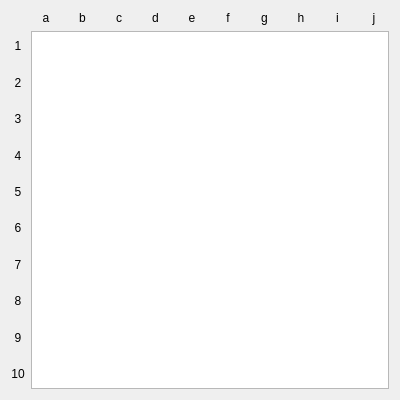
<?xml version="1.0" encoding="UTF-8"?>
<ui version="4.0">
 <class>Field</class>
 <widget class="QWidget" name="Field">
  <property name="geometry">
   <rect>
    <x>0</x>
    <y>0</y>
    <width>400</width>
    <height>400</height>
   </rect>
  </property>
  <property name="windowTitle">
   <string>Form</string>
  </property>
  <property name="locale">
   <locale language="English" country="UnitedStates"/>
  </property>
  <layout class="QGridLayout" name="gridLayout_2">
   <item row="0" column="0">
    <layout class="QGridLayout" name="gridLayout">
     <item row="0" column="1">
      <layout class="QHBoxLayout" name="horizontalLayout">
       <item>
        <widget class="QLabel" name="label_3">
         <property name="text">
          <string>a</string>
         </property>
         <property name="alignment">
          <set>Qt::AlignCenter</set>
         </property>
        </widget>
       </item>
       <item>
        <widget class="QLabel" name="label_4">
         <property name="text">
          <string>b</string>
         </property>
         <property name="alignment">
          <set>Qt::AlignCenter</set>
         </property>
        </widget>
       </item>
       <item>
        <widget class="QLabel" name="label_5">
         <property name="text">
          <string>c</string>
         </property>
         <property name="alignment">
          <set>Qt::AlignCenter</set>
         </property>
        </widget>
       </item>
       <item>
        <widget class="QLabel" name="label_9">
         <property name="text">
          <string>d</string>
         </property>
         <property name="alignment">
          <set>Qt::AlignCenter</set>
         </property>
        </widget>
       </item>
       <item>
        <widget class="QLabel" name="label_10">
         <property name="text">
          <string>e</string>
         </property>
         <property name="alignment">
          <set>Qt::AlignCenter</set>
         </property>
        </widget>
       </item>
       <item>
        <widget class="QLabel" name="label_7">
         <property name="text">
          <string>f</string>
         </property>
         <property name="alignment">
          <set>Qt::AlignCenter</set>
         </property>
        </widget>
       </item>
       <item>
        <widget class="QLabel" name="label_8">
         <property name="text">
          <string>g</string>
         </property>
         <property name="alignment">
          <set>Qt::AlignCenter</set>
         </property>
        </widget>
       </item>
       <item>
        <widget class="QLabel" name="label_6">
         <property name="text">
          <string>h</string>
         </property>
         <property name="alignment">
          <set>Qt::AlignCenter</set>
         </property>
        </widget>
       </item>
       <item>
        <widget class="QLabel" name="label">
         <property name="layoutDirection">
          <enum>Qt::LeftToRight</enum>
         </property>
         <property name="text">
          <string>i</string>
         </property>
         <property name="alignment">
          <set>Qt::AlignCenter</set>
         </property>
        </widget>
       </item>
       <item>
        <widget class="QLabel" name="label_2">
         <property name="text">
          <string>j</string>
         </property>
         <property name="alignment">
          <set>Qt::AlignCenter</set>
         </property>
        </widget>
       </item>
      </layout>
     </item>
     <item row="1" column="0">
      <layout class="QVBoxLayout" name="verticalLayout">
       <item>
        <widget class="QLabel" name="label_19">
         <property name="text">
          <string>1</string>
         </property>
         <property name="alignment">
          <set>Qt::AlignCenter</set>
         </property>
        </widget>
       </item>
       <item>
        <widget class="QLabel" name="label_17">
         <property name="text">
          <string>2</string>
         </property>
         <property name="alignment">
          <set>Qt::AlignCenter</set>
         </property>
        </widget>
       </item>
       <item>
        <widget class="QLabel" name="label_11">
         <property name="text">
          <string>3</string>
         </property>
         <property name="alignment">
          <set>Qt::AlignCenter</set>
         </property>
        </widget>
       </item>
       <item>
        <widget class="QLabel" name="label_16">
         <property name="text">
          <string>4</string>
         </property>
         <property name="alignment">
          <set>Qt::AlignCenter</set>
         </property>
        </widget>
       </item>
       <item>
        <widget class="QLabel" name="label_12">
         <property name="text">
          <string>5</string>
         </property>
         <property name="alignment">
          <set>Qt::AlignCenter</set>
         </property>
        </widget>
       </item>
       <item>
        <widget class="QLabel" name="label_20">
         <property name="text">
          <string>6</string>
         </property>
         <property name="alignment">
          <set>Qt::AlignCenter</set>
         </property>
        </widget>
       </item>
       <item>
        <widget class="QLabel" name="label_14">
         <property name="text">
          <string>7</string>
         </property>
         <property name="alignment">
          <set>Qt::AlignCenter</set>
         </property>
        </widget>
       </item>
       <item>
        <widget class="QLabel" name="label_15">
         <property name="text">
          <string>8</string>
         </property>
         <property name="alignment">
          <set>Qt::AlignCenter</set>
         </property>
        </widget>
       </item>
       <item>
        <widget class="QLabel" name="label_13">
         <property name="text">
          <string>9</string>
         </property>
         <property name="alignment">
          <set>Qt::AlignCenter</set>
         </property>
        </widget>
       </item>
       <item>
        <widget class="QLabel" name="label_18">
         <property name="text">
          <string>10</string>
         </property>
         <property name="alignment">
          <set>Qt::AlignCenter</set>
         </property>
        </widget>
       </item>
      </layout>
     </item>
     <item row="1" column="1">
      <widget class="QGraphicsView" name="graphicsView"/>
     </item>
    </layout>
   </item>
  </layout>
 </widget>
 <tabstops>
  <tabstop>graphicsView</tabstop>
 </tabstops>
 <resources/>
 <connections/>
</ui>
